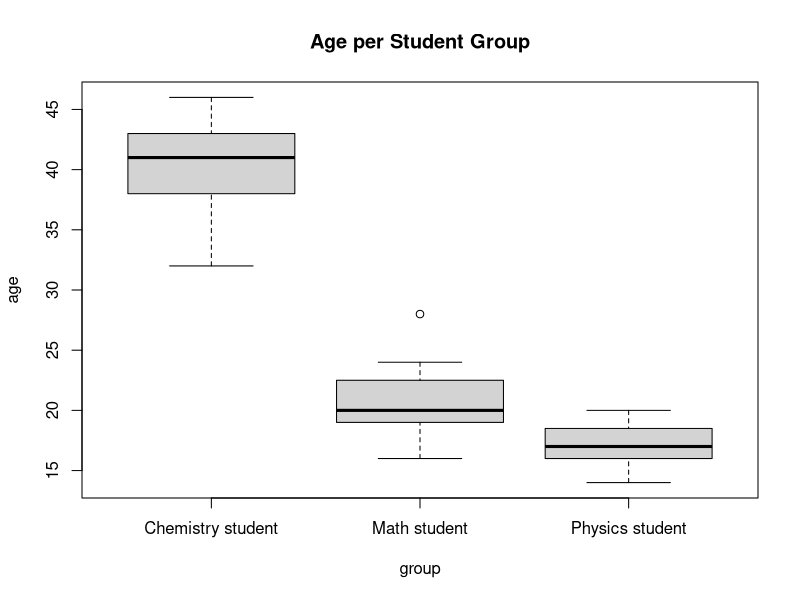
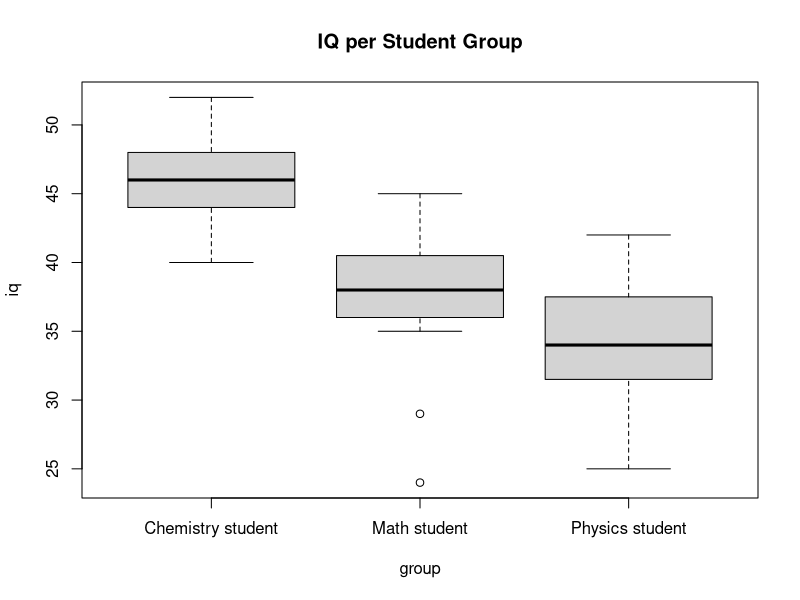

Here is the R script that generated these plots, in order:
# CS555 Data Analysis and Visualization
# Homework5.R
# Jefferson Parker, japarker@bu.edu
# 20180803

# Load libraries.
library(car);
library(lsmeans);

# Save the student data to a file and load to R.
inputDir <- "C:/Users/jparker/Code/Input";
setwd(inputDir);
studentData <- read.table(file = "studentIq.txt", header = TRUE, sep = "\t");

# 1. How many students are in each group.
#		Summarize the data relating to both test score and age by group.
aggregate(studentData, by = list(studentData$group), summary);
boxplot(age ~ group, data = studentData, main = "Age per Student Group");
boxplot(iq ~ group, data = studentData, main = "IQ per Student Group");

# 2. Do test scores vary by group?
# Critical F value
qf(0.05, 2, 42, lower.tail = FALSE);
testModel <- aov(iq ~ group, data = studentData);
summary(testModel);

# If the overall model is significant, perform pairwise testing.
# 	Note of confusion.  The homework says use Tukey's adjustment method but that is
# 	not an option for pairwise.t.test.  I am using both pairwise.t.test and TukeyHSD
# 	to check both methods.
pairwise.t.test(studentData$iq, studentData$group, p.adjust.method = 'bonferroni');
TukeyHSD(testModel);

# 3. Create the appropriate number of dummy variables for student group
# and re-run the one way ANOVA using the lm function.
# Set 'Chemistry student' as the reference group.
studentData$gC <- ifelse(studentData$group == 'Chemistry student', 1, 0);
studentData$gM <- ifelse(studentData$group == 'Math student', 1, 0);
studentData$gP <- ifelse(studentData$group == 'Physics student', 1, 0);

lineModel <- lm(iq ~ gM + gP, data = studentData);
summary(lineModel);

# 4. Re-do the one way ANOVA adjusting for age (ANCOVA).
Anova(lm(iq ~ group + age, data = studentData), type = 3);

# set our categorical variable options.
options(contrasts = c("contr.treatment", "contr.poly"));

# Measure pairwise differences between groups, accounting for differences in age.
lsmeans(lm(iq ~ group + age, data = studentData), pairwise ~ group, adjust = 'Tukey');

# Just checking
# install.packages("emmeans");
library(emmeans);
emmeans(lm(iq ~ group + age, data = studentData), pairwise ~ group, adjust = 'Tukey');
